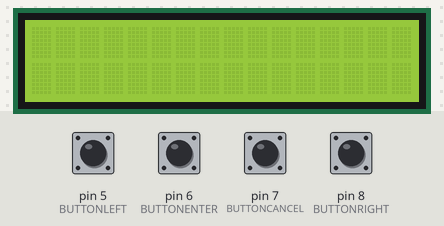
A sketch run on a simulated Arduino Uno, built with avr-gcc and run on an emulated ATmega328P. On the bench: 16×2 character LCD. Inputs (shaded band) come from the test bench; at power-on: pin 5 (BUTTONLEFT), pin 6 (BUTTONENTER), pin 7 (BUTTONCANCEL), pin 8 (BUTTONRIGHT) HIGH. The local clock reads 2024-03-15 10:24:30 at power-on unless the sketch sets it; EEPROM starts erased.

Above: at 1.2 s.
1.3 s: pin 8 (BUTTONRIGHT) pulled LOW for 0.15 s
At 2.5 s:
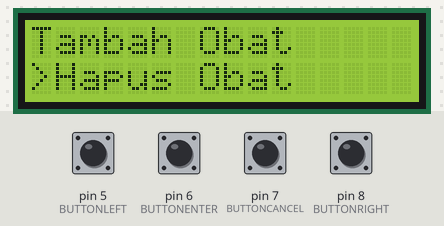
2.9 s: pin 5 (BUTTONLEFT) pulled LOW for 0.15 s
At 3.4 s:
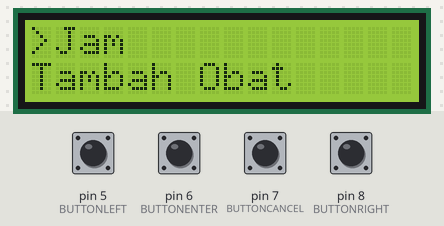
4.5 s: pin 6 (BUTTONENTER) pulled LOW for 0.15 s
At 5.2 s:
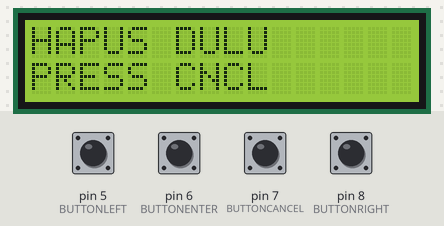
Timing chart, 0 to 7.5 s (numbered marks = the images above; inputs shaded):
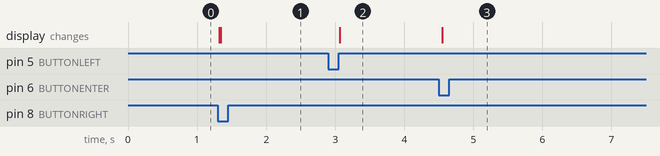

The sketch:

clockdisplay.ino
```cpp
#include <EEPROM.h>
#include <LiquidCrystal_I2C.h>
#include <Wire.h>
#include <DS3231.h>

const int BUTTONENTER = 6;
const int BUTTONLEFT = 5;
const int BUTTONCANCEL = 7;
const int BUTTONRIGHT = 8;

const int box1address = 100;
const int box2address = 200;
const int box3address = 300;
const int box4address = 400;
const int box5address = 500;
const int box6address = 600;
const int box7address = 700;
const int box8address = 800;

DS3231 jam;
RTCDateTime dt; //ini adalah objek dengan tipe data RTCDataTime. Objek ini terdapat di dalamnya variabel2 public berupa
LiquidCrystal_I2C lcd(0x27,16,2);

class OBAT{
  public:
    int jamjam[6];
    int box;
    OBAT();
    OBAT(int boxholder){
      jamjam[0] = 25;
      jamjam[1] = 25;
      jamjam[2] = 25;
      jamjam[3] = 25;
      jamjam[4] = 25;
      jamjam[5] = 25;
      box = boxholder;
  }
  }; //INI OBJEK OBAT.


int menuval = 1;
int boxval = 1;
bool menuenter = false;

OBAT box1();
OBAT box2();
OBAT box3();
OBAT box4();
OBAT box5();
OBAT box6();
OBAT box7();
OBAT box8();

void setup() {
  // put your setup code here, to run once:
  Serial.begin(9600);
  //
  jam.begin(); //inisialisasi jam. p.s. ini tuh dokumentasinya buruk sekali tapi paling mudah dipakai
  jam.setDateTime(__DATE__, __TIME__);
  //jam.setDateTime(); masukkan unix timespan ditambah 7 jam karena Bandung GMT+7. Cukup dilakukan sekali. DS3231 akan terus
  /*akan terus menghitung waktu sampai baterainya habis*/
  lcd.begin();
  lcd.backlight();
  pinMode(BUTTONENTER, INPUT_PULLUP);
  pinMode(BUTTONCANCEL, INPUT_PULLUP);
  pinMode(BUTTONRIGHT, INPUT_PULLUP);
  pinMode(BUTTONLEFT, INPUT_PULLUP);

}

void loop() {
  // put your main code here, to run repeatedly:


  dt = jam.getDateTime();

  if(menuenter == true){
    switch(menuval){
      case 1:
        String hour = String(dt.hour);
        String min = String(dt.minute);
        String sec = String(dt.second);
        lcd.setCursor(0,0);
        lcd.print("Jam");
        lcd.setCursor(0,1);
        lcd.print(hour);
        lcd.print(":");
        lcd.print(min);
        lcd.print(":");
        lcd.print(sec);
      case 2:
        tambahobat();
      case 3:
        hapusobat();
    }
  }
  else{
    if (digitalRead(BUTTONRIGHT) == LOW) {
      menuval = menuval + 1;
      menu();
    }
    if(digitalRead(BUTTONLEFT) == LOW){
      menuval = menuval - 1;
      menu();
    }
    if(digitalRead(BUTTONENTER) == LOW){
      menuenter = true;
    }
    if (digitalRead(BUTTONCANCEL) == LOW){
      menuenter = false;
      menu();
    }
  }
}


void menu(){
  switch(menuval){
    case 0:
      menuval = 1;
      break;
    case 1:
      lcd.clear();
      lcd.print(">Jam");
      lcd.setCursor(0,1);
      lcd.print("Tambah Obat");
      break;
    case 2:
      lcd.clear();
      lcd.print("Jam");
      lcd.setCursor(0,1);
      lcd.print(">Tambah Obat");
      break;
    case 3:
      lcd.clear();
      lcd.print("Tambah Obat");
      lcd.setCursor(0,1);
      lcd.print(">Hapus Obat");
      break;
    case 4:
      menuval = 4;
      break;
  }
}

void tambahobat(){
  int dailyval = 1; //menyimpan jumlah obat per hari.
  lcd.clear();
  lcd.print("BOX:");
  lcd.setCursor(5,0);
  boxval = valuechange(1, 8);
  lcd.setCursor(0,1);
  lcd.print("kali:");
  dailyval = valuechange(1, 6);
  int boxrealaddress;
  float valEmpty;
  switch(boxval){
    case 1:
      boxrealaddress = box1address;
    case 2:
      boxrealaddress = box1address;
    case 3:
      boxrealaddress = box3address;
    case 4:
      boxrealaddress = box4address;
    case 5:
      boxrealaddress = box5address;
    case 6:
      boxrealaddress = box1address;
    case 7:
      boxrealaddress = box7address;
    case 8:
      boxrealaddress = box8address;
  }
  if (EEPROM.get(boxrealaddress, valEmpty) != 0XFF){
      lcd.clear();
      lcd.print("HAPUS DULU");
      lcd.setCursor(0,1);
      lcd.print("PRESS CNCL");
      if(digitalRead(BUTTONCANCEL) == LOW){
        menuenter = false;
        menuval = 1;
      }
    }
  else{

  }

}

void hapusobat(){
  for(int i; EEPROM.length();i++){
    EEPROM.write(i, 0XFF);
  }
}

int valuechange(int minval, int maxval){
  int x;
  while(true){
    if ((x > maxval) or (x < minval)){
        x = 1;
      }
    lcd.print(String(x));
    if (digitalRead(BUTTONRIGHT) == LOW){
      x = x + 1;
    }
    if (digitalRead(BUTTONLEFT) == LOW){
      x = x - 1;
    }
    if (digitalRead(BUTTONENTER) == LOW){
      break;
    }
  return x;
}
}
```

Measured:
- after the input at 1.3 s, the display: first changes at once (image 1 shows a later state)
- after the input at 2.9 s, the display: changes after 0.17 s (image 2)
- after the input at 4.5 s, the display: changes after 0.05 s (image 3)
